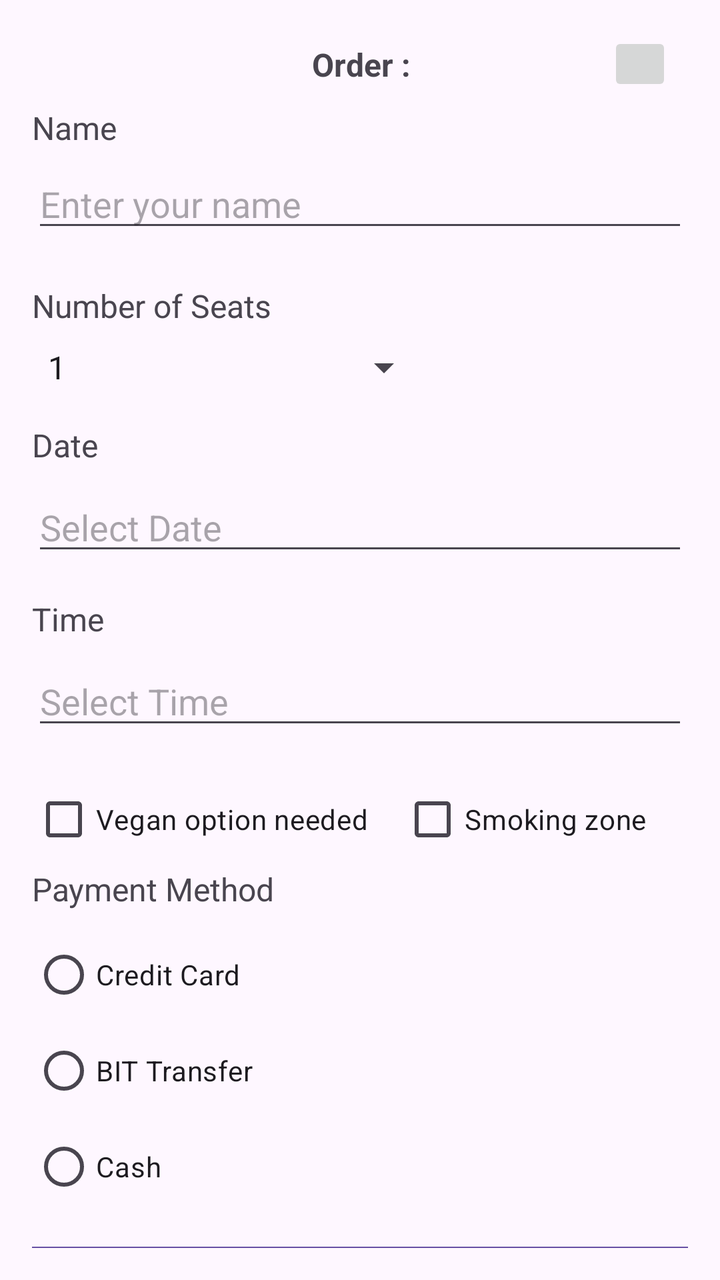
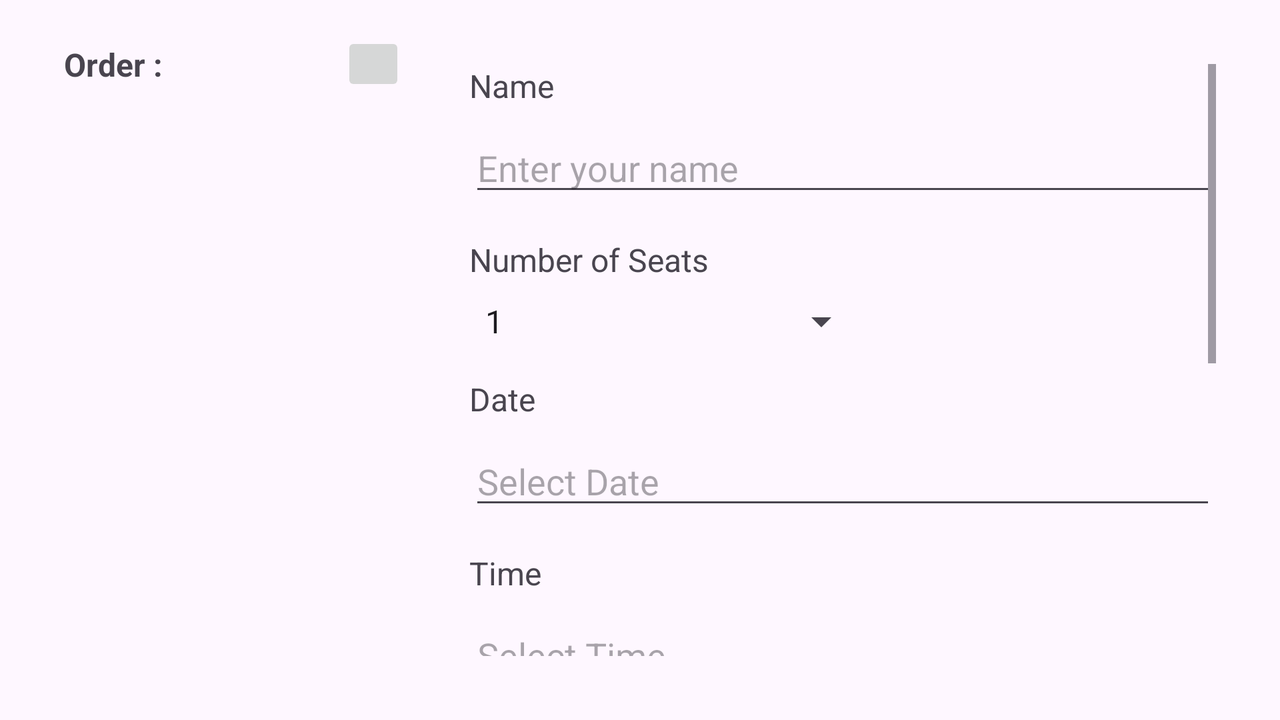

The same Android screen from two of the app's own layout files: first res/layout/ as a phone draws it, then the repository's variant for another configuration, drawn on a device whose configuration selects that folder. Both files follow.
<!-- AndroidManifest.xml: application theme Theme.GreekRestaurant -->
<!-- res/layout/dialog_book_table.xml -->
<LinearLayout xmlns:android="http://schemas.android.com/apk/res/android"
    xmlns:tools="http://schemas.android.com/tools"
    android:layout_width="match_parent"
    android:layout_height="wrap_content"
    xmlns:app="http://schemas.android.com/apk/res-auto"
    android:orientation="vertical"
    android:padding="16dp"
    android:id="@+id/book_table_layout">

    <androidx.constraintlayout.widget.ConstraintLayout
        android:layout_width="match_parent"
        android:layout_height="wrap_content">


        <TextView
            android:id="@+id/header_order"
            android:layout_width="wrap_content"
            android:layout_height="wrap_content"
            android:layout_marginStart="140dp"
            android:text="@string/order"
            android:textSize="16sp"
            android:textStyle="bold"
            app:layout_constraintBottom_toBottomOf="parent"
            app:layout_constraintStart_toStartOf="parent"
            app:layout_constraintTop_toTopOf="parent" />

        <ImageButton
            android:id="@+id/close_button"
            android:layout_width="32dp"
            android:layout_height="32dp"
            android:contentDescription="Close"
            android:src="@drawable/baseline_close_24"
            android:layout_marginEnd="8dp"
            app:layout_constraintEnd_toEndOf="parent"
            app:layout_constraintTop_toTopOf="parent"
            app:layout_constraintBottom_toBottomOf="parent" />

    </androidx.constraintlayout.widget.ConstraintLayout>

    <TextView
        android:layout_width="wrap_content"
        android:layout_height="wrap_content"
        android:text="@string/name"
        android:textSize="16sp"
        android:layout_marginBottom="5dp"
        android:layout_marginTop="5dp" />

    <EditText
        android:id="@+id/name_input"
        android:layout_width="match_parent"
        android:layout_height="wrap_content"
        android:hint="@string/enter_your_name"
        android:layout_marginBottom="16dp"
        android:inputType="textPersonName" />
    <TextView
        android:layout_width="wrap_content"
        android:layout_height="wrap_content"
        android:text="@string/number_of_seats"
        android:textSize="16sp"
        android:layout_marginBottom="8dp"
        android:layout_marginTop="5dp"/>

    <Spinner
        android:id="@+id/seats_spinner"
        android:layout_width="200dp"
        android:layout_height="wrap_content"
        android:entries="@array/seats_options"
        android:layout_marginBottom="16dp" />

    <TextView
        android:layout_width="wrap_content"
        android:layout_height="wrap_content"
        android:text="@string/date"
        android:textSize="16sp"
        android:layout_marginBottom="8dp" />

    <EditText
        android:id="@+id/date_input"
        android:layout_width="match_parent"
        android:layout_height="wrap_content"
        android:hint="@string/select_date"
        android:focusable="false"
        android:layout_marginBottom="16dp" />

    <TextView
        android:layout_width="wrap_content"
        android:layout_height="wrap_content"
        android:text="@string/time"
        android:textSize="16sp"
        android:layout_marginBottom="8dp" />

    <EditText
        android:id="@+id/time_input"
        android:layout_width="match_parent"
        android:layout_height="wrap_content"
        android:hint="@string/select_time"
        android:focusable="false"
        android:layout_marginBottom="16dp" />

    <androidx.constraintlayout.widget.ConstraintLayout
        android:layout_width="match_parent"
        android:layout_height="wrap_content">

        <CheckBox
            android:id="@+id/vegan_option"
            android:layout_width="wrap_content"
            android:layout_height="wrap_content"
            android:text="@string/vegan_option_needed"
            android:layout_marginBottom="16dp"
            app:layout_constraintStart_toStartOf="parent"
            app:layout_constraintTop_toTopOf="parent" />

        <CheckBox
            android:id="@+id/smoking_zone"
            android:layout_width="wrap_content"
            android:layout_height="wrap_content"
            android:text="@string/smoking_zone"
            app:layout_constraintStart_toEndOf="@id/vegan_option"
            app:layout_constraintTop_toTopOf="@id/vegan_option"
            android:layout_marginStart="16dp" />

    </androidx.constraintlayout.widget.ConstraintLayout>

    <TextView
        android:layout_width="wrap_content"
        android:layout_height="wrap_content"
        android:text="@string/payment_method"
        android:textSize="16sp"
        android:layout_marginBottom="8dp" />

    <RadioGroup
        android:id="@+id/payment_method_group"
        android:layout_width="match_parent"
        android:layout_height="wrap_content">

        <RadioButton
            android:id="@+id/payment_credit"
            android:layout_width="wrap_content"
            android:layout_height="wrap_content"
            android:text="@string/credit_card" />

        <RadioButton
            android:id="@+id/payment_bit"
            android:layout_width="wrap_content"
            android:layout_height="wrap_content"
            android:text="@string/bit_transfer" />

        <RadioButton
            android:id="@+id/payment_cash"
            android:layout_width="wrap_content"
            android:layout_height="wrap_content"
            android:text="@string/cash" />

    </RadioGroup>

    <Button
        android:id="@+id/confirm_booking"
        android:layout_width="match_parent"
        android:layout_height="wrap_content"
        android:text="@string/confirm_booking"
        android:layout_marginTop="16dp" />

</LinearLayout>
<!-- resources referenced by this layout -->
<resources>
  <string-array name="seats_options">
  
          <item>1</item>
          <item>2</item>
          <item>3</item>
          <item>4</item>
          <item>5</item>
          <item>6</item>
          <item>7</item>
          <item>8</item>
          <item>9</item>
          <item>10</item>
          <item>11</item>
          <item>12</item>
  
      seat_options</string-array>
  <string name="bit_transfer">BIT Transfer</string>
  <string name="cash">Cash</string>
  <string name="confirm_booking">Confirm Booking</string>
  <string name="credit_card">Credit Card</string>
  <string name="date">Date</string>
  <string name="enter_your_name">Enter your name</string>
  <string name="name">Name</string>
  <string name="number_of_seats">Number of Seats</string>
  <string name="order">Order :</string>
  <string name="payment_method">Payment Method</string>
  <string name="select_date">Select Date</string>
  <string name="select_time">Select Time</string>
  <string name="smoking_zone">Smoking zone</string>
  <string name="time">Time</string>
  <string name="vegan_option_needed">Vegan option needed</string>
  <style name="Theme.GreekRestaurant" parent="Base.Theme.GreekRestaurant" />
  <style name="Base.Theme.GreekRestaurant" parent="Theme.Material3.DayNight.NoActionBar">
          
          
      </style>
</resources>
<!-- res/layout-land/dialog_book_table.xml (the repository's variant of the layout above) -->
<!-- drawn on the phone turned sideways -->
<?xml version="1.0" encoding="utf-8"?>
<LinearLayout xmlns:android="http://schemas.android.com/apk/res/android"
    android:layout_width="match_parent"
    android:layout_height="wrap_content"
    xmlns:app="http://schemas.android.com/apk/res-auto"
    android:orientation="horizontal"
    android:padding="16dp">

    
    <LinearLayout
        android:layout_width="0dp"
        android:layout_height="match_parent"
        android:layout_weight="1"
        android:orientation="vertical">

        <androidx.constraintlayout.widget.ConstraintLayout
            android:layout_width="match_parent"
            android:layout_height="wrap_content">

            <TextView
                android:id="@+id/header_order"
                android:layout_width="wrap_content"
                android:layout_height="wrap_content"
                android:text="@string/order"
                android:textSize="16sp"
                android:textStyle="bold"
                app:layout_constraintStart_toStartOf="parent"
                app:layout_constraintTop_toTopOf="parent"
                app:layout_constraintBottom_toBottomOf="parent"
                android:layout_marginStart="16dp" />

            <ImageButton
                android:id="@+id/close_button"
                android:layout_width="32dp"
                android:layout_height="32dp"
                android:contentDescription="Close"
                android:src="@drawable/baseline_close_24"
                app:layout_constraintEnd_toEndOf="parent"
                app:layout_constraintTop_toTopOf="parent"
                app:layout_constraintBottom_toBottomOf="parent"
                android:layout_marginEnd="16dp" />
        </androidx.constraintlayout.widget.ConstraintLayout>
    </LinearLayout>

    
    <ScrollView
        android:layout_width="0dp"
        android:layout_height="match_parent"
        android:layout_weight="2"
        android:padding="16dp">

        <LinearLayout
            android:layout_width="match_parent"
            android:layout_height="wrap_content"
            android:orientation="vertical">

            
            <TextView
                android:layout_width="wrap_content"
                android:layout_height="wrap_content"
                android:text="@string/name"
                android:textSize="16sp"
                android:layout_marginBottom="8dp" />

            <EditText
                android:id="@+id/name_input"
                android:layout_width="match_parent"
                android:layout_height="wrap_content"
                android:hint="@string/enter_your_name"
                android:layout_marginBottom="16dp"
                android:inputType="textPersonName" />

            
            <TextView
                android:layout_width="wrap_content"
                android:layout_height="wrap_content"
                android:text="@string/number_of_seats"
                android:textSize="16sp"
                android:layout_marginBottom="8dp" />

            <Spinner
                android:id="@+id/seats_spinner"
                android:layout_width="200dp"
                android:layout_height="wrap_content"
                android:layout_marginBottom="16dp"
                android:entries="@array/seats_options" />

            
            <TextView
                android:layout_width="wrap_content"
                android:layout_height="wrap_content"
                android:text="@string/date"
                android:textSize="16sp"
                android:layout_marginBottom="8dp" />

            <EditText
                android:id="@+id/date_input"
                android:layout_width="match_parent"
                android:layout_height="wrap_content"
                android:hint="@string/select_date"
                android:focusable="false"
                android:layout_marginBottom="16dp" />

            
            <TextView
                android:layout_width="wrap_content"
                android:layout_height="wrap_content"
                android:text="@string/time"
                android:textSize="16sp"
                android:layout_marginBottom="8dp" />

            <EditText
                android:id="@+id/time_input"
                android:layout_width="match_parent"
                android:layout_height="wrap_content"
                android:hint="@string/select_time"
                android:focusable="false"
                android:layout_marginBottom="16dp" />

            
            <androidx.constraintlayout.widget.ConstraintLayout
                android:layout_width="match_parent"
                android:layout_height="wrap_content"
                android:layout_marginBottom="16dp">

                <CheckBox
                    android:id="@+id/vegan_option"
                    android:layout_width="wrap_content"
                    android:layout_height="wrap_content"
                    android:text="@string/vegan_option_needed"
                    app:layout_constraintStart_toStartOf="parent"
                    app:layout_constraintTop_toTopOf="parent" />

                <CheckBox
                    android:id="@+id/smoking_zone"
                    android:layout_width="wrap_content"
                    android:layout_height="wrap_content"
                    android:text="@string/smoking_zone"
                    app:layout_constraintStart_toEndOf="@id/vegan_option"
                    app:layout_constraintTop_toTopOf="@id/vegan_option"
                    android:layout_marginStart="16dp" />
            </androidx.constraintlayout.widget.ConstraintLayout>

            
            <TextView
                android:layout_width="wrap_content"
                android:layout_height="wrap_content"
                android:text="@string/payment_method"
                android:textSize="16sp"
                android:layout_marginBottom="8dp" />

            <RadioGroup
                android:id="@+id/payment_method_group"
                android:layout_width="match_parent"
                android:layout_height="wrap_content">

                <RadioButton
                    android:id="@+id/payment_credit"
                    android:layout_width="wrap_content"
                    android:layout_height="wrap_content"
                    android:text="@string/credit_card" />

                <RadioButton
                    android:id="@+id/payment_bit"
                    android:layout_width="wrap_content"
                    android:layout_height="wrap_content"
                    android:text="@string/bit_transfer" />

                <RadioButton
                    android:id="@+id/payment_cash"
                    android:layout_width="wrap_content"
                    android:layout_height="wrap_content"
                    android:text="@string/cash" />
            </RadioGroup>

            <Button
                android:id="@+id/confirm_booking"
                android:layout_width="match_parent"
                android:layout_height="wrap_content"
                android:text="@string/confirm_booking"
                android:layout_marginTop="16dp" />
        </LinearLayout>
    </ScrollView>
</LinearLayout>
